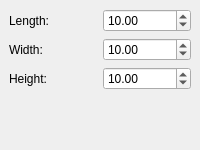
        <widget class="QWidget" name="Page1_box">
         <layout class="QGridLayout">
          <property name="margin">
           <number>9</number>
          </property>
          <property name="spacing">
           <number>6</number>
          </property>
          <item row="1" column="0">
           <spacer>
            <property name="orientation">
             <enum>Qt::Vertical</enum>
            </property>
            <property name="sizeType">
             <enum>QSizePolicy::Expanding</enum>
            </property>
            <property name="sizeHint" stdset="0">
             <size>
              <width>20</width>
              <height>51</height>
             </size>
            </property>
           </spacer>
          </item>
          <item row="0" column="0">
           <layout class="QGridLayout">
            <property name="margin">
             <number>0</number>
            </property>
            <property name="spacing">
             <number>6</number>
            </property>
            <item row="2" column="0">
             <widget class="QLabel" name="textLabel4">
              <property name="text">
               <string>Height:</string>
              </property>
             </widget>
            </item>
            <item row="2" column="1">
             <widget class="QDoubleSpinBox" name="boxHeight">
              <property name="maximum">
               <double>1000.000000000000000</double>
              </property>
              <property name="value">
               <double>10.000000000000000</double>
              </property>
             </widget>
            </item>
            <item row="0" column="1">
             <widget class="QDoubleSpinBox" name="boxLength">
              <property name="minimum">
               <double>0.000000000000000</double>
              </property>
              <property name="maximum">
               <double>1000.000000000000000</double>
              </property>
              <property name="value">
               <double>10.000000000000000</double>
              </property>
             </widget>
            </item>
            <item row="0" column="0">
             <widget class="QLabel" name="textLabel2">
              <property name="text">
               <string>Length:</string>
              </property>
             </widget>
            </item>
            <item row="1" column="1">
             <widget class="QDoubleSpinBox" name="boxWidth">
              <property name="maximum">
               <double>1000.000000000000000</double>
              </property>
              <property name="value">
               <double>10.000000000000000</double>
              </property>
             </widget>
            </item>
            <item row="1" column="0">
             <widget class="QLabel" name="textLabel3">
              <property name="text">
               <string>Width:</string>
              </property>
             </widget>
            </item>
           </layout>
          </item>
         </layout>
        </widget>
